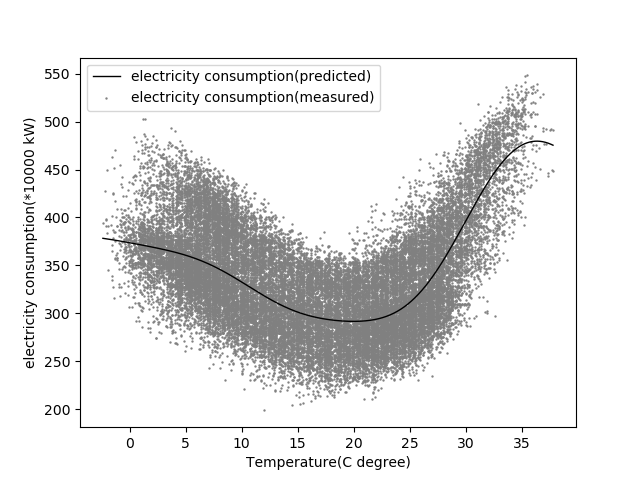

Generate this figure with Python:
# coding: utf-8
import pandas as pd

# 读取四国电力的用电量
ed = [pd.read_csv(
    'shikoku_electricity_%d.csv' % year,
    skiprows=3,
    names=['DATE', 'TIME', 'consumption'],
    parse_dates={'date_hour': ['DATE', 'TIME']},
    index_col='date_hour')
    for year in [2012, 2013, 2014, 2015, 2016]
]

elec_data = pd.concat(ed)

# 读取气象数据
tmp = pd.read_csv(
    u'47891_高松.csv',
    parse_dates={'date_hour': ["日期"]},
    index_col="date_hour",
    low_memory=False,
    na_values="×"
)

del tmp["时间"]  # 由于不使用［时间］的列，所以删除

# 列的名字中含有日语不好，所以仅把接下来要使用的列的名字修改成英语
columns = {
    "降水量(mm)": "rain",
    "气温(℃)": "temperature",
    "日照时间(h)": "sunhour",
    "湿度(％)": "humid",
}
tmp.rename(columns=columns, inplace=True)

# 将气象数据和电力消费量数据暂且统和并且和时间轴整合，之后再重新划分
takamatsu = elec_data.join(tmp.loc[:, "temperature"]).dropna().values

takamatsu_elec = takamatsu[:, 0:1]
takamatsu_wthr = takamatsu[:, 1:]

import sklearn.model_selection
import sklearn.svm

data_count = len(takamatsu_elec)

# 交叉验证的准备(数据生成)
x_train, x_test, y_train, y_test = sklearn.model_selection.train_test_split(
    takamatsu_wthr, takamatsu_elec, test_size=0.2)

# -- SVR --
model = sklearn.svm.SVR()
y_train = y_train.flatten()
y_test = y_test.flatten()

model.fit(x_train, y_train)

# -- 可视化 --
import matplotlib.pyplot as plt
import numpy as np

px = np.arange(takamatsu_wthr.min(), takamatsu_wthr.max(), 0.01)[:, np.newaxis]
py = model.predict(px)

# 生成图表
plt.xlabel('Temperature(C degree)')
plt.ylabel('electricity consumption(*10000 kW)')

plt.plot(px, py, color="black", linewidth=1,
         label='electricity consumption(predicted)')

plt.scatter(takamatsu_wthr, takamatsu_elec, s=0.5,
            color="gray", label='electricity consumption(measured)')

plt.legend(loc='upper left')
plt.savefig('7-5-2-2-graph.png')
